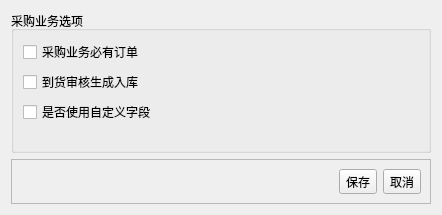
<?xml version="1.0" encoding="UTF-8"?>
<ui version="4.0">
 <class>PuSetDialog</class>
 <widget class="QDialog" name="PuSetDialog">
  <property name="geometry">
   <rect>
    <x>0</x>
    <y>0</y>
    <width>442</width>
    <height>215</height>
   </rect>
  </property>
  <property name="windowTitle">
   <string>采购设置选项</string>
  </property>
  <layout class="QVBoxLayout" name="verticalLayout">
   <item>
    <widget class="QGroupBox" name="groupBox">
     <property name="title">
      <string>采购业务选项</string>
     </property>
     <layout class="QVBoxLayout" name="verticalLayout_2">
      <item>
       <layout class="QGridLayout" name="gridLayout">
        <item row="1" column="0">
         <widget class="QCheckBox" name="arrivalMrdChk">
          <property name="text">
           <string>到货审核生成入库</string>
          </property>
          <property name="checkable">
           <bool>true</bool>
          </property>
         </widget>
        </item>
        <item row="0" column="0">
         <widget class="QCheckBox" name="hathOrderChk">
          <property name="text">
           <string>采购业务必有订单</string>
          </property>
         </widget>
        </item>
        <item row="0" column="1">
         <spacer name="horizontalSpacer">
          <property name="orientation">
           <enum>Qt::Horizontal</enum>
          </property>
          <property name="sizeHint" stdset="0">
           <size>
            <width>40</width>
            <height>20</height>
           </size>
          </property>
         </spacer>
        </item>
        <item row="2" column="0">
         <widget class="QCheckBox" name="useDefineChk">
          <property name="text">
           <string>是否使用自定义字段</string>
          </property>
         </widget>
        </item>
       </layout>
      </item>
      <item>
       <spacer name="verticalSpacer">
        <property name="orientation">
         <enum>Qt::Vertical</enum>
        </property>
        <property name="sizeHint" stdset="0">
         <size>
          <width>20</width>
          <height>56</height>
         </size>
        </property>
       </spacer>
      </item>
     </layout>
    </widget>
   </item>
   <item>
    <widget class="QFrame" name="frame">
     <property name="sizePolicy">
      <sizepolicy hsizetype="Preferred" vsizetype="Fixed">
       <horstretch>0</horstretch>
       <verstretch>0</verstretch>
      </sizepolicy>
     </property>
     <property name="frameShape">
      <enum>QFrame::StyledPanel</enum>
     </property>
     <property name="frameShadow">
      <enum>QFrame::Raised</enum>
     </property>
     <layout class="QHBoxLayout" name="horizontalLayout">
      <item>
       <spacer name="horizontalSpacer_2">
        <property name="orientation">
         <enum>Qt::Horizontal</enum>
        </property>
        <property name="sizeHint" stdset="0">
         <size>
          <width>427</width>
          <height>20</height>
         </size>
        </property>
       </spacer>
      </item>
      <item>
       <widget class="QToolButton" name="okButton">
        <property name="text">
         <string>保存</string>
        </property>
        <property name="icon">
         <iconset>
          <normaloff>:/image/ok.png</normaloff>:/image/ok.png</iconset>
        </property>
        <property name="iconSize">
         <size>
          <width>24</width>
          <height>24</height>
         </size>
        </property>
        <property name="toolButtonStyle">
         <enum>Qt::ToolButtonTextBesideIcon</enum>
        </property>
       </widget>
      </item>
      <item>
       <widget class="QToolButton" name="cancelButton">
        <property name="text">
         <string>取消</string>
        </property>
        <property name="icon">
         <iconset>
          <normaloff>:/image/cancel_48.png</normaloff>:/image/cancel_48.png</iconset>
        </property>
        <property name="iconSize">
         <size>
          <width>24</width>
          <height>24</height>
         </size>
        </property>
        <property name="toolButtonStyle">
         <enum>Qt::ToolButtonTextBesideIcon</enum>
        </property>
       </widget>
      </item>
     </layout>
    </widget>
   </item>
  </layout>
 </widget>
 <resources/>
 <connections/>
</ui>
